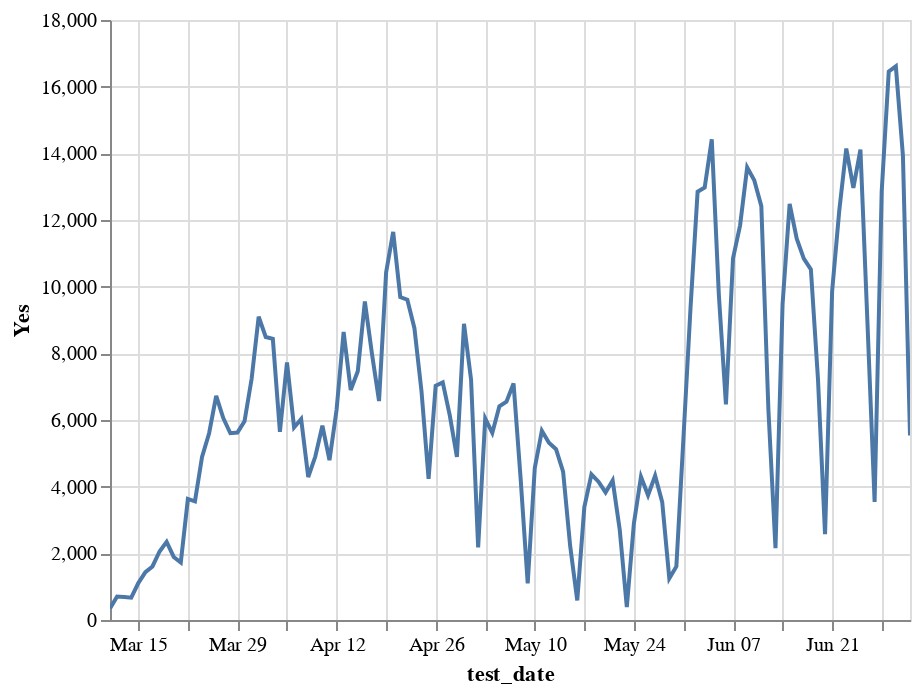

The code cell stored with this chart in its notebook:
### Code cell
alt.Chart(ti.reset_index().assign(total=lambda x: x.Yes+x.No)).mark_line().encode(
    x='test_date',
    y='Yes',
    tooltip=['test_date', 'Yes']
).interactive()

### Figure 1 — Vega-Lite specification as saved in the notebook (floating-point values rounded to 4 significant figures)
{"config": {"view": {"continuousWidth": 400, "continuousHeight": 300}}, "data": {"name": "data-6016361c637a51f1f1c84aae4cb5e947"}, "mark": "line", "encoding": {"tooltip": [{"type": "temporal", "field": "test_date"}, {"type": "quantitative", "field": "Yes"}], "x": {"type": "temporal", "field": "test_date"}, "y": {"type": "quantitative", "field": "Yes"}}, "selection": {"selector007": {"type": "interval", "bind": "scales", "encodings": ["x", "y"]}}, "$schema": "https://vega.github.io/schema/vega-lite/v4.8.1.json", "datasets": {"data-6016361c637a51f1f1c84aae4cb5e947": [{"test_date": "2020-03-11T00:00:00", "No": 21, "Yes": 344, "total": 365}, {"test_date": "2020-03-12T00:00:00", "No": 29, "Yes": 705, "total": 734}, {"test_date": "2020-03-13T00:00:00", "No": 28, "Yes": 690, "total": 718}, {"test_date": "2020-03-14T00:00:00", "No": 26, "Yes": 671, "total": 697}, {"test_date": "2020-03-15T00:00:00", "No": 136, "Yes": 1107, "total": 1243}, {"test_date": "2020-03-16T00:00:00", "No": 155, "Yes": 1436, "total": 1591}, {"test_date": "2020-03-17T00:00:00", "No": 206, "Yes": 1606, "total": 1812}, {"test_date": "2020-03-18T00:00:00", "No": 181, "Yes": 2055, "total": 2236}, {"test_date": "2020-03-19T00:00:00", "No": 246, "Yes": 2346, "total": 2592}, {"test_date": "2020-03-20T00:00:00", "No": 127, "Yes": 1891, "total": 2018}, {"test_date": "2020-03-21T00:00:00", "No": 137, "Yes": 1725, "total": 1862}, {"test_date": "2020-03-22T00:00:00", "No": 620, "Yes": 3632, "total": 4252}, {"test_date": "2020-03-23T00:00:00", "No": 403, "Yes": 3561, "total": 3964}, {"test_date": "2020-03-24T00:00:00", "No": 430, "Yes": 4895, "total": 5325}, {"test_date": "2020-03-25T00:00:00", "No": 428, "Yes": 5604, "total": 6032}, {"test_date": "2020-03-26T00:00:00", "No": 624, "Yes": 6722, "total": 7346}, {"test_date": "2020-03-27T00:00:00", "No": 523, "Yes": 6057, "total": 6580}, {"test_date": "2020-03-28T00:00:00", "No": 520, "Yes": 5603, "total": 6123}, {"test_date": "2020-03-29T00:00:00", "No": 674, "Yes": 5623, "total": 6297}, {"test_date": "2020-03-30T00:00:00", "No": 953, "Yes": 5961, "total": 6914}, {"test_date": "2020-03-31T00:00:00", "No": 1460, "Yes": 7230, "total": 8690}, {"test_date": "2020-04-01T00:00:00", "No": 1512, "Yes": 9100, "total": 10612}, {"test_date": "2020-04-02T00:00:00", "No": 1955, "Yes": 8490, "total": 10445}, {"test_date": "2020-04-03T00:00:00", "No": 1584, "Yes": 8433, "total": 10017}, {"test_date": "2020-04-04T00:00:00", "No": 834, "Yes": 5646, "total": 6480}, {"test_date": "2020-04-05T00:00:00", "No": 1619, "Yes": 7723, "total": 9342}, {"test_date": "2020-04-06T00:00:00", "No": 1934, "Yes": 5776, "total": 7710}, {"test_date": "2020-04-07T00:00:00", "No": 2046, "Yes": 6031, "total": 8077}, {"test_date": "2020-04-08T00:00:00", "No": 2058, "Yes": 4290, "total": 6348}, {"test_date": "2020-04-09T00:00:00", "No": 1608, "Yes": 4904, "total": 6512}, {"test_date": "2020-04-10T00:00:00", "No": 2151, "Yes": 5827, "total": 7978}, {"test_date": "2020-04-11T00:00:00", "No": 2217, "Yes": 4795, "total": 7012}, {"test_date": "2020-04-12T00:00:00", "No": 3216, "Yes": 6300, "total": 9516}, {"test_date": "2020-04-13T00:00:00", "No": 3633, "Yes": 8641, "total": 12274}, {"test_date": "2020-04-14T00:00:00", "No": 2920, "Yes": 6901, "total": 9821}, {"test_date": "2020-04-15T00:00:00", "No": 2613, "Yes": 7464, "total": 10077}, {"test_date": "2020-04-16T00:00:00", "No": 3198, "Yes": 9553, "total": 12751}, {"test_date": "2020-04-17T00:00:00", "No": 2811, "Yes": 7985, "total": 10796}, {"test_date": "2020-04-18T00:00:00", "No": 2957, "Yes": 6569, "total": 9526}, {"test_date": "2020-04-19T00:00:00", "No": 3977, "Yes": 10426, "total": 14403}, {"test_date": "2020-04-20T00:00:00", "No": 4135, "Yes": 11643, "total": 15778}, {"test_date": "2020-04-21T00:00:00", "No": 4030, "Yes": 9689, "total": 13719}, {"test_date": "2020-04-22T00:00:00", "No": 3756, "Yes": 9608, "total": 13364}, {"test_date": "2020-04-23T00:00:00", "No": 4243, "Yes": 8755, "total": 12998}, {"test_date": "2020-04-24T00:00:00", "No": 3607, "Yes": 6858, "total": 10465}, {"test_date": "2020-04-25T00:00:00", "No": 2536, "Yes": 4232, "total": 6768}, {"test_date": "2020-04-26T00:00:00", "No": 3473, "Yes": 7027, "total": 10500}, {"test_date": "2020-04-27T00:00:00", "No": 4454, "Yes": 7130, "total": 11584}, {"test_date": "2020-04-28T00:00:00", "No": 3608, "Yes": 6132, "total": 9740}, {"test_date": "2020-04-29T00:00:00", "No": 2619, "Yes": 4894, "total": 7513}, {"test_date": "2020-04-30T00:00:00", "No": 4013, "Yes": 8886, "total": 12899}, {"test_date": "2020-05-01T00:00:00", "No": 3234, "Yes": 7212, "total": 10446}, {"test_date": "2020-05-02T00:00:00", "No": 1479, "Yes": 2176, "total": 3655}, {"test_date": "2020-05-03T00:00:00", "No": 3148, "Yes": 6043, "total": 9191}, {"test_date": "2020-05-04T00:00:00", "No": 3647, "Yes": 5612, "total": 9259}, {"test_date": "2020-05-05T00:00:00", "No": 2909, "Yes": 6412, "total": 9321}, {"test_date": "2020-05-06T00:00:00", "No": 2818, "Yes": 6548, "total": 9366}, {"test_date": "2020-05-07T00:00:00", "No": 3467, "Yes": 7096, "total": 10563}, {"test_date": "2020-05-08T00:00:00", "No": 2212, "Yes": 4245, "total": 6457}, {"test_date": "2020-05-09T00:00:00", "No": 775, "Yes": 1097, "total": 1872}, {"test_date": "2020-05-10T00:00:00", "No": 2632, "Yes": 4560, "total": 7192}, {"test_date": "2020-05-11T00:00:00", "No": 2826, "Yes": 5676, "total": 8502}, {"test_date": "2020-05-12T00:00:00", "No": 2630, "Yes": 5315, "total": 7945}, {"test_date": "2020-05-13T00:00:00", "No": 2719, "Yes": 5126, "total": 7845}, {"test_date": "2020-05-14T00:00:00", "No": 3505, "Yes": 4453, "total": 7958}, {"test_date": "2020-05-15T00:00:00", "No": 2514, "Yes": 2218, "total": 4732}, {"test_date": "2020-05-16T00:00:00", "No": 389, "Yes": 588, "total": 977}, {"test_date": "2020-05-17T00:00:00", "No": 2614, "Yes": 3386, "total": 6000}, {"test_date": "2020-05-18T00:00:00", "No": 3318, "Yes": 4372, "total": 7690}, {"test_date": "2020-05-19T00:00:00", "No": 2732, "Yes": 4148, "total": 6880}, {"test_date": "2020-05-20T00:00:00", "No": 1985, "Yes": 3826, "total": 5811}, {"test_date": "2020-05-21T00:00:00", "No": 2160, "Yes": 4187, "total": 6347}, {"test_date": "2020-05-22T00:00:00", "No": 1169, "Yes": 2708, "total": 3877}, {"test_date": "2020-05-23T00:00:00", "No": 212, "Yes": 388, "total": 600}, {"test_date": "2020-05-24T00:00:00", "No": 1457, "Yes": 2896, "total": 4353}, {"test_date": "2020-05-25T00:00:00", "No": 1841, "Yes": 4299, "total": 6140}, {"test_date": "2020-05-26T00:00:00", "No": 3321, "Yes": 3741, "total": 7062}, {"test_date": "2020-05-27T00:00:00", "No": 1680, "Yes": 4327, "total": 6007}, {"test_date": "2020-05-28T00:00:00", "No": 954, "Yes": 3536, "total": 4490}, {"test_date": "2020-05-29T00:00:00", "No": 259, "Yes": 1245, "total": 1504}, {"test_date": "2020-05-30T00:00:00", "No": 328, "Yes": 1606, "total": 1934}, {"test_date": "2020-05-31T00:00:00", "No": 2048, "Yes": 5463, "total": 7511}, {"test_date": "2020-06-01T00:00:00", "No": 2744, "Yes": 9372, "total": 12116}, {"test_date": "2020-06-02T00:00:00", "No": 2872, "Yes": 12850, "total": 15722}, {"test_date": "2020-06-03T00:00:00", "No": 3063, "Yes": 12977, "total": 16040}, {"test_date": "2020-06-04T00:00:00", "No": 4486, "Yes": 14418, "total": 18904}, {"test_date": "2020-06-05T00:00:00", "No": 3901, "Yes": 9755, "total": 13656}, {"test_date": "2020-06-06T00:00:00", "No": 1113, "Yes": 6470, "total": 7583}, {"test_date": "2020-06-07T00:00:00", "No": 3706, "Yes": 10847, "total": 14553}, {"test_date": "2020-06-08T00:00:00", "No": 4041, "Yes": 11841, "total": 15882}, {"test_date": "2020-06-09T00:00:00", "No": 3525, "Yes": 13578, "total": 17103}, {"test_date": "2020-06-10T00:00:00", "No": 2944, "Yes": 13194, "total": 16138}, {"test_date": "2020-06-11T00:00:00", "No": 3278, "Yes": 12416, "total": 15694}, {"test_date": "2020-06-12T00:00:00", "No": 2342, "Yes": 6307, "total": 8649}, {"test_date": "2020-06-13T00:00:00", "No": 938, "Yes": 2154, "total": 3092}, {"test_date": "2020-06-14T00:00:00", "No": 3284, "Yes": 9466, "total": 12750}, {"test_date": "2020-06-15T00:00:00", "No": 4571, "Yes": 12480, "total": 17051}, {"test_date": "2020-06-16T00:00:00", "No": 5173, "Yes": 11442, "total": 16615}, {"test_date": "2020-06-17T00:00:00", "No": 5019, "Yes": 10840, "total": 15859}, {"test_date": "2020-06-18T00:00:00", "No": 4758, "Yes": 10520, "total": 15278}, {"test_date": "2020-06-19T00:00:00", "No": 3111, "Yes": 7237, "total": 10348}, {"test_date": "2020-06-20T00:00:00", "No": 827, "Yes": 2576, "total": 3403}, {"test_date": "2020-06-21T00:00:00", "No": 4488, "Yes": 9858, "total": 14346}, {"test_date": "2020-06-22T00:00:00", "No": 5814, "Yes": 12261, "total": 18075}, {"test_date": "2020-06-23T00:00:00", "No": 5585, "Yes": 14143, "total": 19728}, {"test_date": "2020-06-24T00:00:00", "No": 5303, "Yes": 12964, "total": 18267}, {"test_date": "2020-06-25T00:00:00", "No": 6410, "Yes": 14109, "total": 20519}, {"test_date": "2020-06-26T00:00:00", "No": 2738, "Yes": 8867, "total": 11605}, {"test_date": "2020-06-27T00:00:00", "No": 1598, "Yes": 3540, "total": 5138}, {"test_date": "2020-06-28T00:00:00", "No": 5811, "Yes": 12851, "total": 18662}, {"test_date": "2020-06-29T00:00:00", "No": 7806, "Yes": 16456, "total": 24262}, {"test_date": "2020-06-30T00:00:00", "No": 6029, "Yes": 16611, "total": 22640}, {"test_date": "2020-07-01T00:00:00", "No": 7407, "Yes": 13934, "total": 21341}, {"test_date": "2020-07-02T00:00:00", "No": 2881, "Yes": 5537, "total": 8418}]}}
